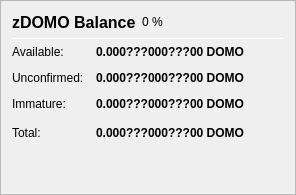
                   <widget class="QFrame" name="frame_ZerocoinBalances">
                    <property name="frameShape">
                     <enum>QFrame::StyledPanel</enum>
                    </property>
                    <property name="frameShadow">
                     <enum>QFrame::Raised</enum>
                    </property>
                    <layout class="QVBoxLayout" name="verticalLayout_7">
                     <item>
                      <layout class="QHBoxLayout" name="horizontalLayout_8" stretch="0,0,0">
                       <item>
                        <widget class="QLabel" name="label_5z_3">
                         <property name="minimumSize">
                          <size>
                           <width>0</width>
                           <height>20</height>
                          </size>
                         </property>
                         <property name="font">
                          <font>
                           <pointsize>12</pointsize>
                           <weight>75</weight>
                           <bold>true</bold>
                          </font>
                         </property>
                         <property name="text">
                          <string>zDOMO Balance</string>
                         </property>
                        </widget>
                       </item>
                       <item>
                        <widget class="QLabel" name="labelzDOMOPercent">
                         <property name="text">
                          <string notr="true">0 %</string>
                         </property>
                        </widget>
                       </item>
                       <item>
                        <spacer name="horizontalSpacer_11">
                         <property name="orientation">
                          <enum>Qt::Horizontal</enum>
                         </property>
                         <property name="sizeHint" stdset="0">
                          <size>
                           <width>40</width>
                           <height>20</height>
                          </size>
                         </property>
                        </spacer>
                       </item>
                      </layout>
                     </item>
                     <item>
                      <widget class="Line" name="line_ZerocoinBalance">
                       <property name="minimumSize">
                        <size>
                         <width>0</width>
                         <height>1</height>
                        </size>
                       </property>
                       <property name="maximumSize">
                        <size>
                         <width>16777215</width>
                         <height>1</height>
                        </size>
                       </property>
                       <property name="orientation">
                        <enum>Qt::Horizontal</enum>
                       </property>
                      </widget>
                     </item>
                     <item>
                      <layout class="QGridLayout" name="gridLayout_5">
                       <property name="spacing">
                        <number>12</number>
                       </property>
                       <item row="1" column="0">
                        <widget class="QLabel" name="labelzBalanceMatureText">
                         <property name="toolTip">
                          <string>Mature: more than 20 confirmation and more than 1 mint of the same denomination after it was minted.
These zDOMO are spendable.</string>
                         </property>
                         <property name="text">
                          <string>Available:</string>
                         </property>
                        </widget>
                       </item>
                       <item row="1" column="1">
                        <widget class="QLabel" name="labelzBalanceMature">
                         <property name="font">
                          <font>
                           <weight>75</weight>
                           <bold>true</bold>
                          </font>
                         </property>
                         <property name="toolTip">
                          <string>Mature: more than 20 confirmation and more than 1 mint of the same denomination after it was minted.
These zDOMO are spendable.</string>
                         </property>
                         <property name="text">
                          <string notr="true">0.000???000???00 DOMO</string>
                         </property>
                         <property name="alignment">
                          <set>Qt::AlignRight|Qt::AlignTrailing|Qt::AlignVCenter</set>
                         </property>
                        </widget>
                       </item>
                       <item row="2" column="0">
                        <widget class="QLabel" name="labelzBalanceUnconfirmedText">
                         <property name="toolTip">
                          <string>Unconfirmed: less than 20 confirmations
Immature: confirmed, but less than 1 mint of the same denomination after it was minted</string>
                         </property>
                         <property name="text">
                          <string>Unconfirmed:</string>
                         </property>
                        </widget>
                       </item>
                       <item row="2" column="1">
                        <widget class="QLabel" name="labelzBalanceUnconfirmed">
                         <property name="font">
                          <font>
                           <weight>75</weight>
                           <bold>true</bold>
                          </font>
                         </property>
                         <property name="toolTip">
                          <string>Unconfirmed: less than 20 confirmations
Immature: confirmed, but less than 1 mint of the same denomination after it was minted</string>
                         </property>
                         <property name="text">
                          <string notr="true">0.000???000???00 DOMO</string>
                         </property>
                         <property name="alignment">
                          <set>Qt::AlignRight|Qt::AlignTrailing|Qt::AlignVCenter</set>
                         </property>
                        </widget>
                       </item>
                       <item row="3" column="0">
                        <widget class="QLabel" name="labelzBalanceImmatureText">
                         <property name="toolTip">
                          <string>Unconfirmed: less than 20 confirmations
Immature: confirmed, but less than 1 mint of the same denomination after it was minted</string>
                         </property>
                         <property name="text">
                          <string>Immature:</string>
                         </property>
                        </widget>
                       </item>
                       <item row="3" column="1">
                        <widget class="QLabel" name="labelzBalanceImmature">
                         <property name="font">
                          <font>
                           <weight>75</weight>
                           <bold>true</bold>
                          </font>
                         </property>
                         <property name="toolTip">
                          <string>Unconfirmed: less than 20 confirmations
Immature: confirmed, but less than 1 mint of the same denomination after it was minted</string>
                         </property>
                         <property name="text">
                          <string notr="true">0.000???000???00 DOMO</string>
                         </property>
                         <property name="alignment">
                          <set>Qt::AlignRight|Qt::AlignTrailing|Qt::AlignVCenter</set>
                         </property>
                        </widget>
                       </item>
                       <item row="4" column="0">
                        <widget class="QLabel" name="labelzBalanceText">
                         <property name="toolTip">
                          <string>Your current zDOMO balance, unconfirmed and immature zDOMO included.</string>
                         </property>
                         <property name="text">
                          <string>Total:</string>
                         </property>
                        </widget>
                       </item>
                       <item row="4" column="1">
                        <widget class="QLabel" name="labelzBalance">
                         <property name="font">
                          <font>
                           <weight>75</weight>
                           <bold>true</bold>
                          </font>
                         </property>
                         <property name="cursor">
                          <cursorShape>IBeamCursor</cursorShape>
                         </property>
                         <property name="toolTip">
                          <string>Your current zDOMO balance, unconfirmed and immature zDOMO included.</string>
                         </property>
                         <property name="text">
                          <string notr="true">0.000???000???00 DOMO</string>
                         </property>
                         <property name="alignment">
                          <set>Qt::AlignRight|Qt::AlignTrailing|Qt::AlignVCenter</set>
                         </property>
                         <property name="textInteractionFlags">
                          <set>Qt::LinksAccessibleByMouse|Qt::TextSelectableByKeyboard|Qt::TextSelectableByMouse</set>
                         </property>
                        </widget>
                       </item>
                       <item row="4" column="2">
                        <spacer name="horizontalSpacer_4">
                         <property name="orientation">
                          <enum>Qt::Horizontal</enum>
                         </property>
                         <property name="sizeHint" stdset="0">
                          <size>
                           <width>40</width>
                           <height>20</height>
                          </size>
                         </property>
                        </spacer>
                       </item>
                      </layout>
                     </item>
                     <item>
                      <spacer name="verticalSpacer_4">
                       <property name="orientation">
                        <enum>Qt::Vertical</enum>
                       </property>
                       <property name="sizeHint" stdset="0">
                        <size>
                         <width>20</width>
                         <height>40</height>
                        </size>
                       </property>
                      </spacer>
                     </item>
                    </layout>
                   </widget>
